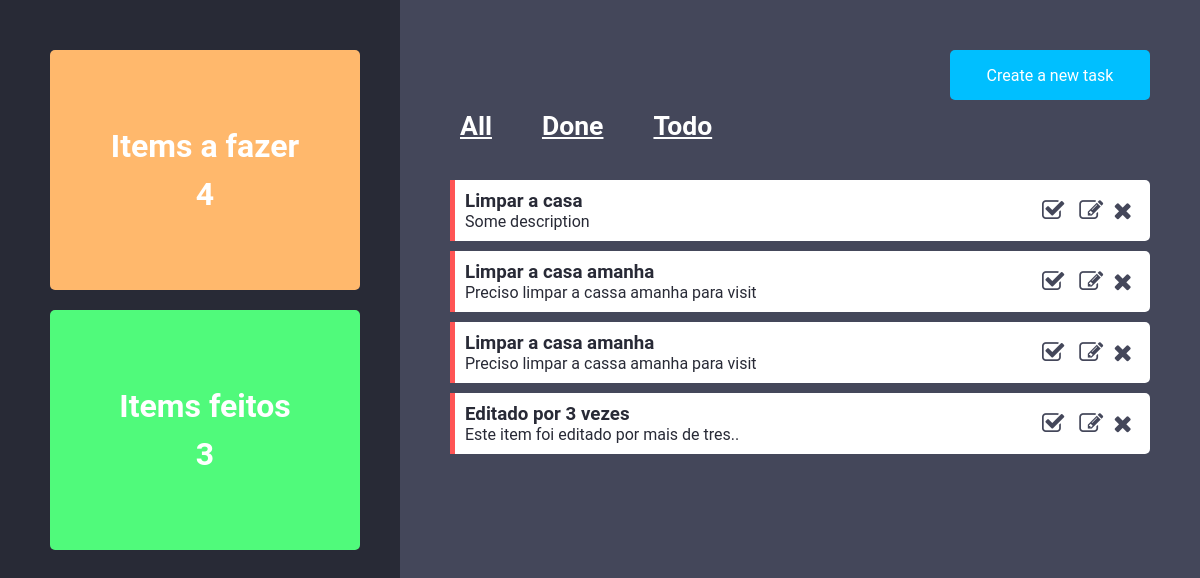
/category/todo/, run on the app's committed database.
### todo/models.py (models this page shows, shortened)
class Tarefa(models.Model):
    nome = models.CharField(max_length=200)
    descricao = models.CharField(max_length=40, null=True)
    feito = models.BooleanField(default=False)
    categoria = models.ForeignKey(Categoria, on_delete=models.DO_NOTHING)

### todo/views.py (the view)
# urls.py: path('', index, name='index'),
def index(request, category='all'):
    categorias = Categoria.objects.all()
    tarefas = Tarefa.objects.all()
    numero_tarefas_feitas = Tarefa.objects.filter(feito=True).count()
    numero_tarefas_nao_feitas = Tarefa.objects.filter(feito=False).count()
    if category == 'done':
        tarefas = tarefas.filter(feito=True)
    elif category == 'todo':
        tarefas = tarefas.filter(feito=False)
    contexto = {
        'tarefas': tarefas,
        'categorias': categorias,
        'numero_tarefas_feitas': numero_tarefas_feitas,
        'numero_tarefas_nao_feitas': numero_tarefas_nao_feitas,
        'selected_category': category
    }
    template = 'todo/main.html'
    return render(request, template, contexto)

### todo/templates/todo/main.html (shortened to what this page needs)
{% extends "base.html" %}
{% block content %}
    <div class="main-container">
        <div class="left-container">
            <div class="todo">
                <h1 class="space">Items a fazer</h1>
                <h1>{{ numero_tarefas_nao_feitas }}</h1>
            </div>
            <div class="done">
                <h1 class="space">Items feitos</h1>
                <h1>{{ numero_tarefas_feitas }}</h1>
            </div>
        </div>
        <div class="right-container">
            <div class="buttons">
                <a href="{% url 'create_tarefa' %}" class="button">Create a new task</a>
            </div>
            <div class="categories">
                <h5 class="category-item"><a href="{% url 'index' 'all' %}">All</a></h5>
                <h5 class="category-item"><a href="{% url 'index' 'done' %}">Done</a></h5>
                <h5 class="category-item"><a href="{% url 'index' 'todo' %}">Todo</a></h5>
            </div>
            <div class="list-container">
                <ul class="list">
                    {% for tarefa in tarefas %}
                        <li class="list-item {{ selected_category }}_other">
                            <div class="inner-text">
                                <h3 class="list-item-title">{{ tarefa.nome }}</h3>
                                <p class="list-paragraph">{{ tarefa.descricao }}</p>
                            </div>
                            <div class="icons">
                                {% if tarefa.feito == False %}
                                    <a href="{% url 'check_tarefa' tarefa.id %}"><i class="fa fa-check-square-o"></i></a>
                                {% else %}
                                    <a href="{% url 'uncheck_tarefa' tarefa.id %}"><i class="fa fa-check-square"></i></a>
                                {% endif %}
                                <a href="{% url 'edit_tarefa' tarefa.id %}"><i class="fa fa-edit"></i></a>
                                <a href="{% url 'delete_tarefa' tarefa.id %}"><i class="fa fa-remove"></i></a>
                            </div>
                        </li>
                    {% endfor %}
                </ul>
            </div>
        </div>
    </div>
{% endblock content %}

### todo/static/css/style.css (style rules this page uses)
* { padding: 0; margin: 0; font-family: Roboto, Inter, sans-serif; color: white; }
.main-container { display: flex; width: 100%; height: 100vh; }
.left-container { display: flex; flex-direction: column; padding: 50px; width: 30%; height: 100%; background-color: #282a36; }
.todo { display: flex; align-items: center; justify-content: center; flex-direction: column; height: 200px; width: 90%; background-color: #ffb86c; padding: 20px; border-radius: 5px; margin-bottom: 20px; color: white; }
.done { display: flex; align-items: center; justify-content: center; flex-direction: column; height: 200px; width: 90%; background-color: #50fa7b; padding: 20px; border-radius: 5px; }
.space { margin-bottom: 10px; }
.right-container { display: flex; flex-direction: column; padding: 50px; width: 70%; height: 100vh; background-color: #44475a; }
.buttons { display: flex; justify-content: flex-end; }
.button { display: flex; justify-content: center; align-items: center; height: 50px; width: 200px; border: none; background-color: deepskyblue; border-radius: 5px; text-decoration: none; }
.categories { display: flex; font-size: 200%; height: 50px; padding: 10px; }
.category-item { margin-right: 50px; }
ul.list { list-style-type: none; }
.list-item { display: flex; flex-wrap: wrap; justify-content: space-between; background-color: white; margin: 10px 0; padding: 10px; border-radius: 0 5px 5px 0; border-left-style: solid; border-left-width: 5px; border-left-color: #ff5555; }
.list-item.todo_other { border-left-color: #ff5555; }
.list-item-title, .list-paragraph { color: #282a36; }
.icons { display: flex; justify-content: space-around; align-items: center; padding: 3px; width: 100px; }
.fa-edit, .fa-remove, .fa-check-square, .fa-check-square-o { font-size: 24px; color: #44475a; }
.fa-check-square, .fa-check-square-o { margin-right: 5px; }

### data on the page
Tarefa: nome "Limpar a casa", descricao "Some description", feito False (drawn)
Tarefa: nome "Limpar a casa amanha", descricao "Preciso limpar a cassa amanha para visit", feito False (drawn)
Tarefa: nome "Limpar a casa amanha", descricao "Preciso limpar a cassa amanha para visit", feito False (drawn)
Tarefa: nome "Editado por 3 vezes", descricao "Este item foi editado por mais de tres..", feito False (drawn)

### other printed values
{{ numero_tarefas_nao_feitas }} "4"
{{ numero_tarefas_feitas }} "3"
